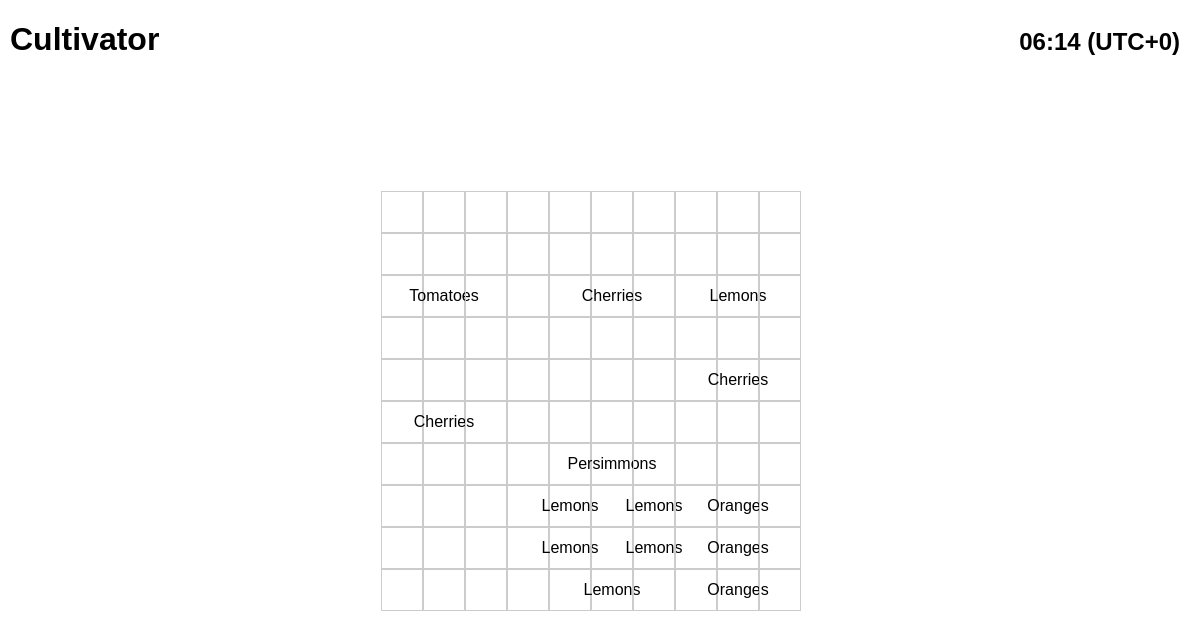
The page /display_grid/9 on the database as committed earlier.
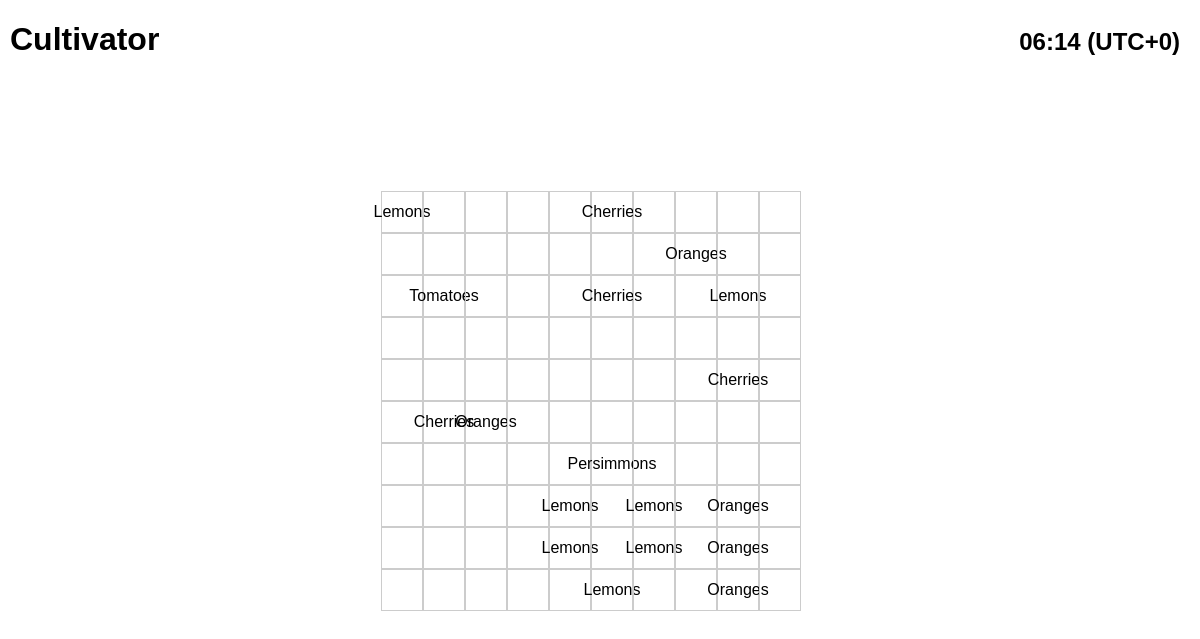
The same page on the database as committed later.
### tables this page shows
CREATE TABLE grid_cells (
                        id INTEGER PRIMARY KEY AUTOINCREMENT,
                        grid_id INTEGER NOT NULL,
                        row_index INTEGER NOT NULL,
                        column_index INTEGER NOT NULL,
                        content TEXT,
                        FOREIGN KEY(grid_id) REFERENCES crop_grids(id)
                     );

### main.py (the view)
@app.route('/display_grid/<int:grid_id>', methods=['GET', 'POST'])
def display_grid(grid_id):
    db = get_db()
    c = db.cursor()
    c.execute('''SELECT * FROM crop_grids WHERE id = ?''', (grid_id,))
    grid = c.fetchone()
    width = grid[2]  # width is index 3 in the DB table
    height = grid[3]  # height is index 2 in the DB table
    c.execute('''SELECT row_index, column_index, content FROM grid_cells WHERE grid_id = ?''', (grid_id,))
    cells = c.fetchall()
    cell_contents = {(cell[0], cell[1]): cell[2] for cell in cells}
    return render_template('display_grid.html', width=width, height=height, cell_contents=cell_contents, grid_id=grid_id)

### main.py (called while the page is built)
def get_db():
    db = getattr(g, '_database', None)
    if db is None:
        db = g._database = sqlite3.connect(app.config['DATABASE'])
    return db

@app.teardown_appcontext
def close_connection(exception):
    db = getattr(g, '_database', None)
    if db is not None:
        db.close()

### templates/display_grid.html (shortened to what this page needs)
<!DOCTYPE html>
<html>
<head>
</head>
<body>
    <div class="header">
        <a href=".."><h1>Cultivator</h1></a>
    </div>
    <div class="clock" id="clock"></div>
    <div class="grid-container">
        {% for i in range(height) %}
            {% for j in range(width) %}
                <div class="grid-cell" data-row="{{ i }}" data-column="{{ j }}" data-grid-id="{{ grid_id }}">
                    {% if (i, j) in cell_contents %}
                        {{ cell_contents[(i, j)] }}
                    {% endif %}
                </div>
            {% endfor %}
        {% endfor %}
    </div>
</body>
</html>

Rows that differ between the two databases and show on the page:
added grid_cells: content "Lemons"
added grid_cells: content "Cherries"
added grid_cells: content "Oranges"
added grid_cells: content "Oranges"
